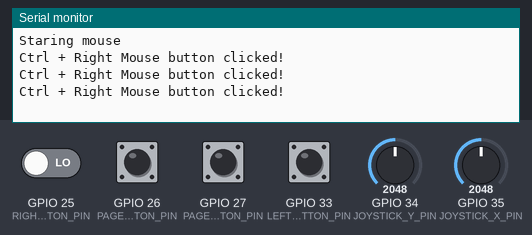
Simulated run of this sketch. Board: ESP32. Parts: the last lines printed to the serial monitor. Inputs (shaded band) come from the test bench; at power-on: GPIO 26 (PAGE_UP_BUTTON_PIN), GPIO 27 (PAGE_DOWN_BUTTON_PIN), GPIO 33 (LEFT_BUTTON_PIN) HIGH, GPIO 25 (RIGHT_BUTTON_PIN) LOW, GPIO 34 (JOYSTICK_Y_PIN) = 2048, GPIO 35 (JOYSTICK_X_PIN) = 2048. WiFi joins after 1.5 s; servers stay silent unless stated; USB keyboard and mouse output is not drawn; not simulated (calls return 0 or success): secrets.h.

Above: at 1.2 s.
1.3 s: GPIO 26 (PAGE_UP_BUTTON_PIN) pulled LOW for 0.5 s
At 1.96 s:
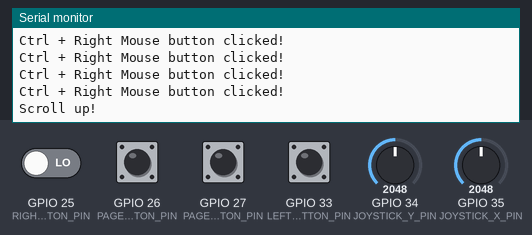
3.3 s: GPIO 27 (PAGE_DOWN_BUTTON_PIN) pulled LOW for 0.5 s
At 3.99 s:
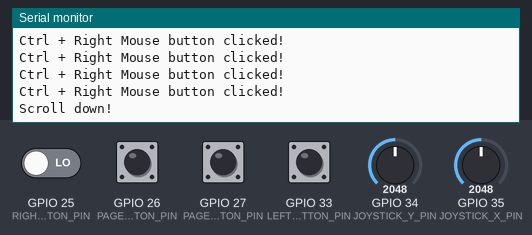
5.3 s: GPIO 33 (LEFT_BUTTON_PIN) pulled LOW for 0.5 s
At 6.0 s:
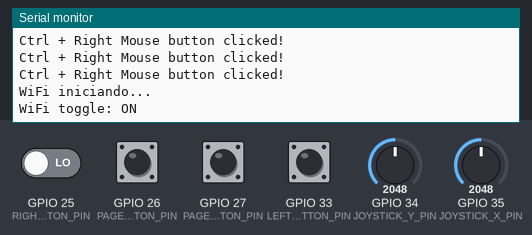
7.3 s: GPIO 33 (LEFT_BUTTON_PIN) pulled LOW for 1 s
At 8.6 s:
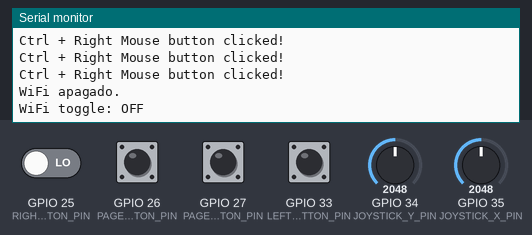
9.8 s: GPIO 25 (RIGHT_BUTTON_PIN) driven HIGH and GPIO 33 (LEFT_BUTTON_PIN) driven LOW
At 10.21 s:
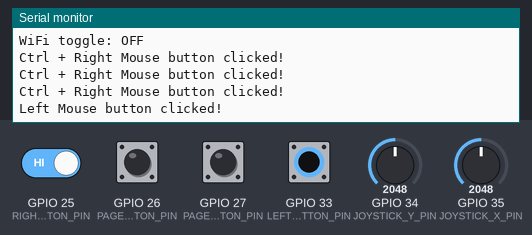

The sketch:

bleMouse3.ino
```cpp
#include <BleCombo.h>
#include "esp_sleep.h"
#include <WiFi.h>
#include <ArduinoOTA.h>
#include "secrets.h"

const uint8_t JOYSTICK_X_PIN = 35;
const uint8_t JOYSTICK_Y_PIN = 34;
const uint8_t LEFT_BUTTON_PIN = 33;
const uint8_t RIGHT_BUTTON_PIN = 25;
const uint8_t PAGE_UP_BUTTON_PIN = 26;
const uint8_t PAGE_DOWN_BUTTON_PIN = 27;
const int JOYSTICK_THRESHOLD = 8;
const int BUTTONS_THRESHOLD = 300;
const int CONSECUTIVE_REQUIRED_POSITIVES = 6;
const unsigned long INACTIVITY_TIMEOUT_MS = 2 * 60 * 1000;
const int SCROLL_TICKS = 3;

int16_t joystickXValue, joystickYValue;
int stableCountX = 0;
int stableCountY = 0;
unsigned long lastActivityTime;

bool wifiEnabled = false;

void startWifi() {
  WiFi.begin(WIFI_SSID, WIFI_PASS);
  ArduinoOTA.setHostname("air-mouse");
  ArduinoOTA.setPassword(OTA_PASS);
  ArduinoOTA.begin();
  Serial.println("WiFi iniciando...");
}

void stopWifi() {
  ArduinoOTA.end();
  WiFi.disconnect(true);
  WiFi.mode(WIFI_OFF);
  Serial.println("WiFi apagado.");
}

void enterDeepSleep() {
  Serial.println("No se detecto actividad. Entrando en Deep Sleep...");
  Keyboard.end();
  Mouse.end();
  delay(100);

  const uint64_t wake_mask = (1ULL << PAGE_UP_BUTTON_PIN);
  esp_sleep_enable_ext1_wakeup(wake_mask, ESP_EXT1_WAKEUP_ALL_LOW);
  esp_deep_sleep_start();
}

void setup() {
  Serial.begin(115200);
  esp_sleep_wakeup_cause_t wakeup_reason = esp_sleep_get_wakeup_cause();

  if (wakeup_reason == ESP_SLEEP_WAKEUP_EXT1) {
    Serial.println("Despertado por un boton!");
    Keyboard.begin();
    Mouse.begin();
  } else {
    Keyboard.begin();
    Mouse.begin();
  }

  Serial.println("Staring mouse");
  pinMode(LEFT_BUTTON_PIN, INPUT_PULLUP);
  pinMode(PAGE_UP_BUTTON_PIN, INPUT);
  pinMode(PAGE_DOWN_BUTTON_PIN, INPUT);
  pinMode(RIGHT_BUTTON_PIN, INPUT);

  // WiFi off al iniciar
  WiFi.mode(WIFI_OFF);

  lastActivityTime = millis();
}

bool isStableSignal(int8_t reading, int &stableCount) {
  if (abs(reading) > JOYSTICK_THRESHOLD) {
    if (stableCount < CONSECUTIVE_REQUIRED_POSITIVES) {
      stableCount++;
    }
  } else {
    stableCount = 0;
    return false;
  }
  return (stableCount == CONSECUTIVE_REQUIRED_POSITIVES);
}

void moveMouseGradually(int x, int y) {
  int xSpeed = map(abs(x), 0, 127, 1, 10);
  int ySpeed = map(abs(y), 0, 127, 1, 10);
  Mouse.move(x > 0 ? xSpeed : -xSpeed, y > 0 ? -ySpeed : ySpeed);
}

void loop() {
  // CORRECCIÓN 1: Verificar conexión BLE
  if (!Keyboard.isConnected()) {
    delay(100);
    return;
  }

  if (wifiEnabled) {
    ArduinoOTA.handle();
  }

  if (millis() - lastActivityTime >= INACTIVITY_TIMEOUT_MS) {
    enterDeepSleep();
  }

  joystickXValue = analogRead(JOYSTICK_X_PIN);
  joystickYValue = analogRead(JOYSTICK_Y_PIN);

  int8_t xMovement = map(joystickXValue, 0, 4095, -127, 127);
  int8_t yMovement = map(joystickYValue, 0, 4095, -127, 127);

  if (isStableSignal(xMovement, stableCountX) || isStableSignal(yMovement, stableCountY)) {
    lastActivityTime = millis();

    xMovement = abs(xMovement) > JOYSTICK_THRESHOLD ? xMovement : 0;
    yMovement = abs(yMovement) > JOYSTICK_THRESHOLD ? yMovement : 0;

    moveMouseGradually(xMovement, yMovement);
  }

  bool leftPressed = digitalRead(LEFT_BUTTON_PIN) == LOW;
  bool rightPressed = digitalRead(RIGHT_BUTTON_PIN) == LOW;

  if (leftPressed && rightPressed) {
    // Toggle WiFi: LEFT + RIGHT simultáneos
    lastActivityTime = millis();
    wifiEnabled = !wifiEnabled;
    if (wifiEnabled) {
      startWifi();
    } else {
      stopWifi();
    }
    Serial.print("WiFi toggle: ");
    Serial.println(wifiEnabled ? "ON" : "OFF");
    delay(1000); // debounce largo para evitar doble toggle
  } else {
    if (leftPressed) {
      lastActivityTime = millis();
      Mouse.click(MOUSE_LEFT);
      Serial.println("Left Mouse button clicked!");
      delay(BUTTONS_THRESHOLD);
    }

    if (rightPressed) {
      lastActivityTime = millis();
      Keyboard.press(KEY_LEFT_CTRL);
      Mouse.click(MOUSE_LEFT);
      delay(100);
      Keyboard.release(KEY_LEFT_CTRL);
      Serial.println("Ctrl + Right Mouse button clicked!");
      delay(BUTTONS_THRESHOLD);
    }
  }

  // PAGE_UP → scroll arriba
  if (digitalRead(PAGE_UP_BUTTON_PIN) == LOW) {
    lastActivityTime = millis();
    Mouse.move(0, 0, SCROLL_TICKS);
    Serial.println("Scroll up!");
    delay(BUTTONS_THRESHOLD);
  }

  // PAGE_DOWN → scroll abajo
  if (digitalRead(PAGE_DOWN_BUTTON_PIN) == LOW) {
    lastActivityTime = millis();
    Mouse.move(0, 0, -SCROLL_TICKS);
    Serial.println("Scroll down!");
    delay(BUTTONS_THRESHOLD);
  }

  // CORRECCIÓN 2: Aumentar delay de 12 a 30ms
  delay(30);
}
```

Measured:
- after the input at 1.3 s, the serial monitor: prints a new line after 0.39 s (image 1)
- after the input at 3.3 s, the serial monitor: prints a new line after 0.42 s (image 2)
- after the input at 5.3 s, the serial monitor: prints a new line at once (image 3)
- after the input at 7.3 s, the serial monitor: prints a new line after 0.36 s (image 4)
- after the input at 9.8 s, the serial monitor: prints a new line after 0.19 s (image 5)
